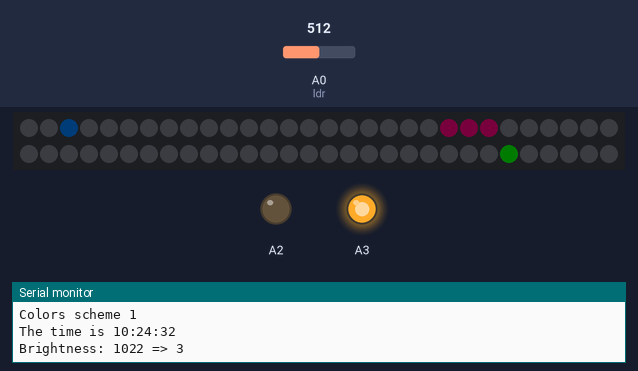
Recording of a sketch running on a simulated Arduino Uno, built with avr-gcc and run on an emulated ATmega328P. On the bench: 60 RGB LEDs in strip order, left to right, continuing on the next row, output pins drawn as LEDs (lit = HIGH), the last lines printed to the serial monitor. Inputs (shaded band) come from the test bench; at power-on: A0 (ldr) = 512. Dim RGB values are drawn brighter than linear; the local clock reads 2024-03-15 10:24:30 at power-on unless the sketch sets it; random numbers use the default seed unless the sketch sets one.

Above: at 2.1 s.
At 22.39 s:
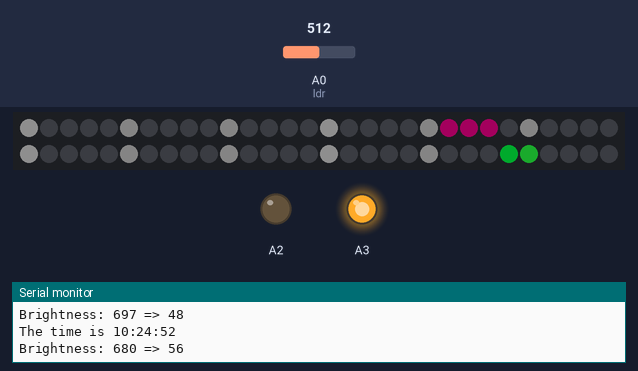

The sketch:

clock.ino
```cpp
#include <Wire.h>
#include <RTClib.h>
#include <Adafruit_NeoPixel.h>

/*
 * Stable, doesn't use high performance FastLED library
 */

const bool interpolateHour = true;   //uses minutes to give hour hand intermediate values
const bool wideHourHand = true;    //expands hour hand to 3/60ths
bool smoothHands = true;   //smooth transitions for second and minute hands
const bool autoSmoothHands = true;
const bool randomColors = true;    //colors change at 12:00
const byte boldMarkers = 4;   //brighter markers
const byte markers = 12;    //number of markers
const byte tickRate = 20;   //updates per second
const bool upsideDown = true;   //if cable is on the bottom

RTC_DS1307 rtc;
Adafruit_NeoPixel strip = Adafruit_NeoPixel(60, 9, NEO_GRB + NEO_KHZ800);

byte hourLED = 0;
byte minuteLED = 0;
byte secondLED = 0;
bool second_flag = 0;

byte colors [3][3];  //initialize {hour, minute, second, marker}
byte markerColors[2][3] = {   // bold, regular
  {63, 63, 63},
  {31, 31, 31}
};

const byte RGBColors [][3] = {
  {255, 0, 0},
  {0, 255, 0},
  {0, 0, 255}
  };
bool rainbow = LOW;
bool fluid = LOW;

class LEDClass {
  /*
   * Every LED is an instance of this.
   */
  private:
    byte ID;
    byte tempRed = 0, tempGreen = 0, tempBlue = 0;
  public:
    void setID(byte IDnum) {
      ID = IDnum;
    }
    void addTempColor(byte r, byte g, byte b) {   // method for blending multiple colors, takes highest R, G, B values
      if (r > tempRed) tempRed = r;
      if (g > tempGreen) tempGreen = g;
      if (b > tempBlue) tempBlue = b;
    }
    void clearPixel() {
      tempRed = 0;
      tempBlue = 0;
      tempGreen = 0;
      setPixel();
    }
    void setPixel() {
        strip.setPixelColor(ID, tempRed, tempBlue, tempGreen);
    }
} LED[60];    //initialize 60 instances for 60 LEDs

void setup () {
  pinMode(A0, INPUT_PULLUP);    //ldr
  //pinMode(8, INPUT_PULLUP);   //button
  pinMode(A3, OUTPUT);
  pinMode(A2, OUTPUT);
  digitalWrite(A3, HIGH);
  digitalWrite(A2, LOW);
  randomSeed(analogRead(A0));

  if (randomColors) changeColors();
  strip.begin();
  strip.show();

  Serial.begin(9600);
  Wire.begin();
  rtc.begin();

  //set time COMMENT THIS
//  rtc.adjust(DateTime(F(__DATE__), F(__TIME__)));

  for (int i = 0, j = 0; i < 4 && j < 3; i++, j++) colors[i][j] = RGBColors[i][j];    //sets default colors

  if (upsideDown) {   //identify every LED instance 0-59
    for (byte i = 0; i < 30; i++) LED[i].setID(i + 30);
    for (byte i = 30; i < 60; i++) LED[i].setID(i - 30);
  }
  else {
    for (byte i = 0; i < 60; i++) LED[i].setID(i);
  }
}

void changeColors() {     //runs on startup and 12:
  byte x = random(3);     //number of color schemes
  rainbow = LOW;
  fluid = LOW;
  for (byte i = 0; i < 4; i++) {
    for (byte j = 0; j < 3; j++) {
      switch(x) {
        case 1:
          rainbow = HIGH;
          break;
        case 2:
          fluid = HIGH;
          break;
        default:    //case 0
          colors[i][j] = RGBColors[i][j];
          break;
      }
    }
  }
  Serial.print("Colors scheme "); Serial.println(x);
  delay(1000);
}

byte getAmbientLight() {
  /*
   * Returns a brightness 0-255
   */
  static int rawLightLevel = 1024;                        // 1024: begin at 0 brightness
  static byte hysterisis = 25;                            // 25 light levels out of 1024
  if (analogRead(A0) > rawLightLevel + hysterisis) rawLightLevel += 1;
  else if (analogRead(A0) < rawLightLevel - hysterisis) rawLightLevel -= 1;
  int lightLevel = map(rawLightLevel, 250, 800, 255, 0);  // inverts and scales
  lightLevel = constrain(lightLevel, 3, 255);             // '3' prevents clipping at very low light
  if (second_flag) {
    Serial.print("Brightness: "); Serial.print(rawLightLevel); Serial.print(" => "); Serial.println(lightLevel);
    Serial.println("");
  }
  if (autoSmoothHands) {
    if (lightLevel <= 5) smoothHands = LOW;   //automatically disable smoothing in very low light (avoids flickering)
    else smoothHands = HIGH;
  }
  return lightLevel;
}

void setRainbowColors() {
  /*
   * Sets LED instance colors to the 'rainbow' scheme
   *  - counterpart of changeColors() function
   */
  static byte oldSecond;
  if (secondLED != oldSecond) {
    oldSecond = secondLED;
    byte rainbowColors[][3] = {{rainbowR(hourLED), rainbowG(hourLED), rainbowB(hourLED)},
    {rainbowR(minuteLED), rainbowG(minuteLED), rainbowB(minuteLED)},
    {rainbowR(secondLED), rainbowG(secondLED), rainbowB(secondLED)}};
    for (byte i = 0; i < 3; i++) {
      for (byte j = 0; j < 3; j++) {
        colors[i][j] = rainbowColors[i][j];
      }
    }
  }
}

void setFluidColors() {
  /*
   * Sets LED colors to 'fluid' scheme
   */
  static byte oldSecond;
  static byte i = random(60);
  if (secondLED != oldSecond) {
    oldSecond = secondLED;
    byte x = random(2);
    switch (x) {
      case 0:
        if (i < 59) i += 1;
        else i = 0;
      case 1:
        if (i > 0) i -= 1;
        else i = 59;
    }
    byte h = i, m = i + 20, s = i + 40;   //hour, minute and second colors are evenly spaced
    if (m > 59) m -= 60;
    if (s > 59) s -= 60;
    byte fluidColors[][3] = {{rainbowR(h), rainbowG(h), rainbowB(h)},
      {rainbowR(m), rainbowG(m), rainbowB(m)},
      {rainbowR(s), rainbowG(s), rainbowB(s)}};
    for (byte i = 0; i < 3; i++) {
      for (byte j = 0; j < 3; j++) {
        colors[i][j] = fluidColors[i][j];
      }
    }
  }
}

byte rainbowR(byte i) {
  byte pos = i * 255 / 59;
  if (pos < 85) return 255 - pos * 3;
  else if (pos < 170) return 0;
  else return (pos - 170) * 3;
}
byte rainbowG(byte i) {
  byte pos = i * 255 / 59;
  if (pos < 85) return 0;
  else if (pos < 170) return (pos - 85) * 3;
  else return 255 - (pos - 170) * 3;
}
byte rainbowB(byte i) {
  byte pos = i * 255 / 59;
  if (pos < 85) return pos * 3;
  else if (pos < 170) return 255 - (pos - 85) * 3;
  else return 0;
}

void updateClock() {
  /*
   * Read time from RTC module and set global time variables
   */
  static int oldSecond = 0;
  DateTime now = rtc.now();
  secondLED = now.second();
  minuteLED = now.minute();
  hourLED = now.hour() % 12 * 5 + (interpolateHour ? now.minute()/12 : 0);
  if (oldSecond != secondLED) {
    Serial.print("The time is "); Serial.print(hourLED/5); Serial.print(":"); Serial.print(now.minute()); Serial.print(":"); Serial.println(now.second());
    oldSecond = secondLED;
    second_flag = 1;   // tell getAmbientLight to print
  }
  else second_flag = 0;
}

void setHands() {
  /*
   * Assign colors to LED objects according to the 'hands'
   */
  if (rainbow) setRainbowColors();            // configures rainbow in real time
  if (fluid) setFluidColors();
  for (byte i = 0; i < 60; i++) {
    if (i % (60/boldMarkers) == 0)
      LED[i].addTempColor(markerColors[0][0], markerColors[0][1], markerColors[0][2]);    //set bold markers
    if (i % (60/markers) == 0)
      LED[i].addTempColor(markerColors[1][0], markerColors[1][1], markerColors[1][2]);    //set markers
    if ((i == secondLED) && !smoothHands)    // skip if smooth hands enabled
      LED[i].addTempColor(colors[2][0], colors[2][1], colors[2][2]);
    if ((i == minuteLED) && !smoothHands)
      LED[i].addTempColor(colors[1][0], colors[1][1], colors[1][2]);
    if (i == hourLED)
      LED[i].addTempColor(colors[0][0], colors[0][1], colors[0][2]);
  }
  if (wideHourHand) setWideHourHand();
  if (smoothHands) {
    setSmoothMinuteHand();
    setSmoothSecondHand();
  }
}

void setWideHourHand() {
  /*
   * Set pixels on either side of the 'hour' pixel
   */
  for (byte i = 0; i < 60; i++) {
    if ((abs(i - hourLED) == 1) || (abs(i - hourLED) == 59))
      LED[i].addTempColor(colors[0][0], colors[0][1], colors[0][2]);
  }
}

void setSmoothMinuteHand() {
  static byte currentTick, oldMinute;
  if (currentTick < tickRate) currentTick += 1;   //constrains currentTick to tickRate
  if (oldMinute != minuteLED) {
    oldMinute = minuteLED;
    currentTick = 0;
  }
  byte tempColorsTrailing[] = {
    (colors[1][0] * (tickRate - currentTick)) / tickRate,
    (colors[1][1] * (tickRate - currentTick)) / tickRate,
    (colors[1][2] * (tickRate - currentTick)) / tickRate
    };
  byte tempColorsLeading[] = {
    colors[1][0] * currentTick / tickRate,
    colors[1][1] * currentTick / tickRate,
    colors[1][2] * currentTick / tickRate
    };
  for (byte i = 0; i < 60; i++) {
    if ((i-1) == minuteLED || (i+59) == minuteLED)          // leading pixel
      LED[i].addTempColor(tempColorsLeading[0], tempColorsLeading[1], tempColorsLeading[2]);
    if (i == minuteLED)
      LED[i].addTempColor(colors[1][0], colors[1][1], colors[1][2]);
    if (((i + 1) == minuteLED) || ((i - 59) == minuteLED))  // trailing pixel
      LED[i].addTempColor(tempColorsTrailing[0], tempColorsTrailing[1], tempColorsTrailing[2]);
  }
}

void setSmoothSecondHand() {
  static byte oldSecond;
  static unsigned long oldMillis = millis();
  int millisCount = millis() - oldMillis;
  if (oldSecond != secondLED) {
    oldSecond = secondLED;
    oldMillis = millis();
    millisCount = 0;
  }
  byte currentTick = tickRate * millisCount / 1000;   // this isn't the ACTUAL tick, just what the tick should be.
  byte tempColorsTrailing[] = {
    (colors[2][0] * (tickRate - currentTick)) / tickRate,
    (colors[2][1] * (tickRate - currentTick)) / tickRate,
    (colors[2][2] * (tickRate - currentTick)) / tickRate
    };
  byte tempColorsLeading[] = {
    colors[2][0] * currentTick / tickRate,
    colors[2][1] * currentTick / tickRate,
    colors[2][2] * currentTick / tickRate
    };
  for (byte i = 0; i < 60; i++) {
    if (i == secondLED)    // leading pixel
      LED[i].addTempColor(tempColorsLeading[0], tempColorsLeading[1], tempColorsLeading[2]);
    if (((i + 1) == secondLED) || ((i - 59) == secondLED))   // trailing pixel
      LED[i].addTempColor(tempColorsTrailing[0], tempColorsTrailing[1], tempColorsTrailing[2]);
  }
}

void loop () {
  strip.setBrightness(getAmbientLight());
  if (randomColors && hourLED == 0 && minuteLED == 0 && secondLED == 0) changeColors();
  updateClock();
  for (byte i = 0; i < 60; i++) LED[i].clearPixel();    // reset pixels before beginning
  setHands();
  for (byte i = 0; i < 60; i++) LED[i].setPixel();
  strip.show();
  delay(1000 / tickRate);
}
```
